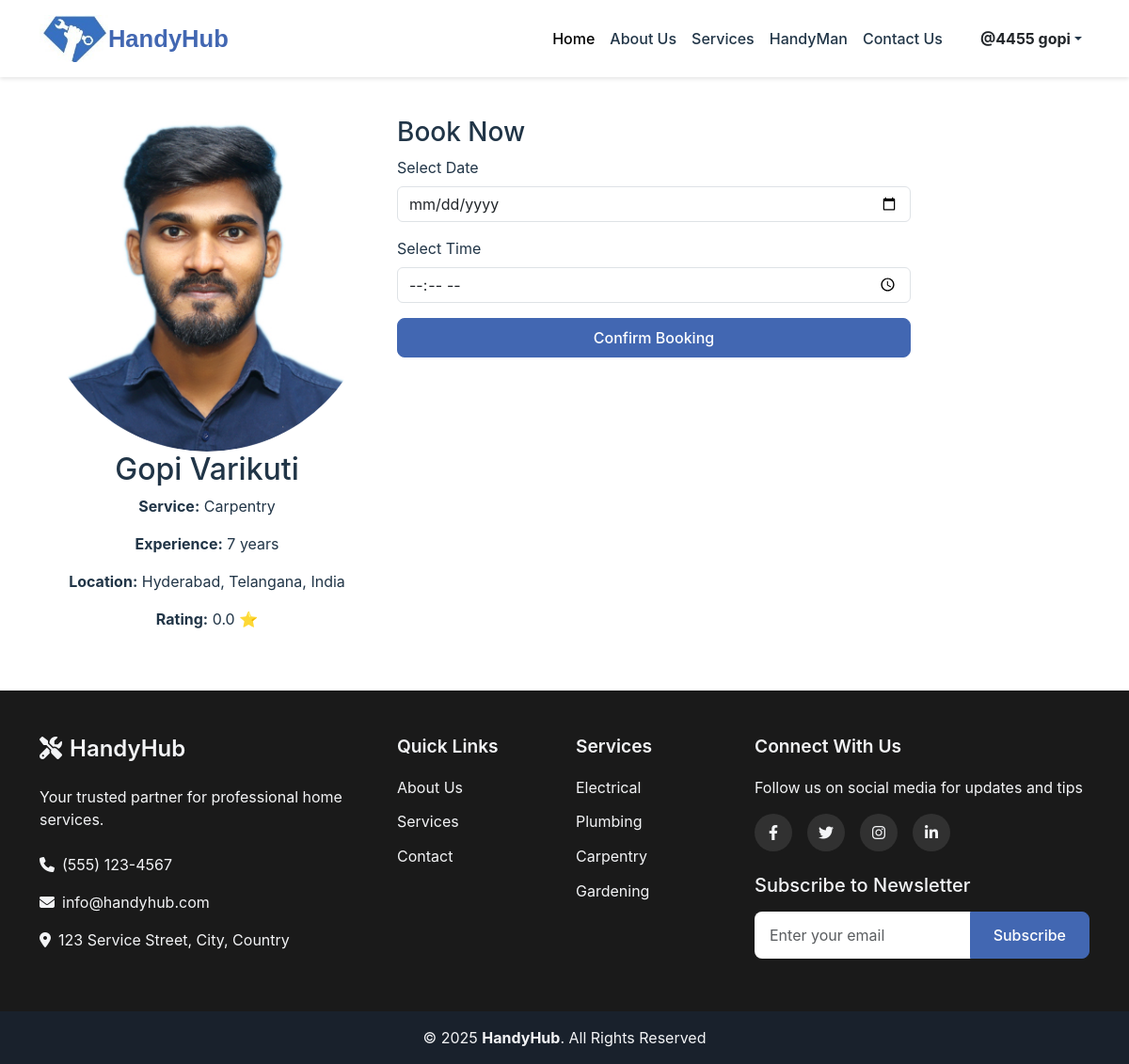
The page /provider/1 (signed in) on the database its author committed.
### Handy/models.py (models this page shows, shortened)
class User(db.Model, UserMixin):
    id = db.Column(db.Integer, primary_key=True)
    first_name = db.Column(db.String(100), nullable=False)
    last_name = db.Column(db.String(100), nullable=False)
    email = db.Column(db.String(120), unique=True, nullable=False)
    phone = db.Column(db.String(15), unique=True, nullable=False)
    address = db.Column(db.String(500), nullable=False)
    role = db.Column(db.String(20), nullable=False)
    image = db.Column(db.String(255), nullable=True, default='default.png')  # Image field
    password_hash = db.Column(db.String(256), nullable=False)
    created_at = db.Column(db.DateTime, default=datetime.utcnow)

class Provider(db.Model, UserMixin):
    id = db.Column(db.Integer, primary_key=True)
    first_name = db.Column(db.String(100), nullable=False)
    last_name = db.Column(db.String(100), nullable=False)
    business_name = db.Column(db.String(100), nullable=False)
    email = db.Column(db.String(120), unique=True, nullable=False)
    phone = db.Column(db.String(15), unique=True, nullable=False)
    password_hash = db.Column(db.String(256), nullable=False)
    service_id = db.Column(db.Integer, db.ForeignKey('service.id'), unique=True, nullable=False)
    service = db.relationship('Service', backref=db.backref('provider', uselist=False))
    service_price = db.Column(db.Float, nullable=True)  # Experience in years
    experience = db.Column(db.Integer, nullable=True)  # Experience in years
    image = db.Column(db.String(255), nullable=True, default='default.png')  # Image field
    location = db.Column(db.String(255), nullable=True)
    rating = db.Column(db.Float, default=0.0)
    role = db.Column(db.String(20), nullable=False)
    created_at = db.Column(db.DateTime, default=datetime.utcnow)

class Service(db.Model):
    id = db.Column(db.Integer, primary_key=True)
    name = db.Column(db.String(100), unique=True, nullable=False)
    description = db.Column(db.Text, nullable=True)

### Handy/views.py (the view)
@views.route('/provider/<int:provider_id>', methods=['GET'])
@login_required
def provider_details(provider_id):
    provider = Provider.query.get_or_404(provider_id)
    return render_template('provider_details.html', provider=provider)

### Handy/templates/provider_details.html
{% extends "base.html" %}
{% block content %}
<div class="container my-5">
    <div class="row">
        <div class="col-md-4 text-center">
            <img src="{{ url_for('static', filename='uploads/providers/' + provider.image) }}" class="img-fluid rounded-circle" alt="{{ provider.first_name }}">
            <h2>{{ provider.first_name }} {{ provider.last_name }}</h2>
            <p><strong>Service:</strong> {{ provider.service.name }}</p>
            <p><strong>Experience:</strong> {{ provider.experience }} years</p>
            <p><strong>Location:</strong> {{ provider.location }}</p>
            <p><strong>Rating:</strong> {{ provider.rating }} ⭐</p>
        </div>
        <div class="col-md-6">
            <h3>Book Now</h3>
            <form action="{{ url_for('views.book_provider', provider_id=provider.id) }}" method="POST">
                <div class="mb-3">
                    <label for="booking_date" class="form-label">Select Date</label>
                    <input type="date" class="form-control" id="booking_date" name="booking_date" required>
                </div>
                <div class="mb-3">
                    <label for="booking_time" class="form-label">Select Time</label>
                    <input type="time" class="form-control" id="booking_time" name="booking_time" required>
                </div>
                <button type="submit" class="btn btn-primary w-100">Confirm Booking</button>
            </form>
        </div>
    </div>
</div>
{% endblock %}

### Handy/templates/base.html (shortened to what this page needs)
<html lang="en">
  <head>
    <link href="https://cdn.jsdelivr.net/npm/bootstrap@5.3.2/dist/css/bootstrap.min.css" rel="stylesheet">
    <link rel="stylesheet" href="{{url_for('static' ,filename='styles.css')}}"/>
    <link rel="stylesheet" href="https://cdnjs.cloudflare.com/ajax/libs/font-awesome/6.1.1/css/all.min.css">
  </head>
  <body>
    <nav class="navbar navbar-expand-lg fixed-top">
      <div class="container">
          <img src="{{ url_for('static', filename='logo.png') }}" alt="HandyHub Logo" class="navbar-logo">
          <a class="navbar-brand" href="/">HandyHub</a>
          <div class="collapse navbar-collapse" id="navbarNav">
            <ul class="navbar-nav ms-auto">
                <li class="nav-item">
                    <a class="nav-link active" href="/">Home</a>
                </li>
                <li class="nav-item">
                    <a class="nav-link" href="{{ url_for('views.about') }}">About Us</a>
                </li>
                <li class="nav-item">
                    <a class="nav-link" href="{{ url_for('views.services') }}">Services</a>
                </li>
                <li class="nav-item">
                    <a class="nav-link" href="{{ url_for('views.handyman') }}">HandyMan</a>
                </li>
                <li class="nav-item">
                    <a class="nav-link" href="{{ url_for('views.contact') }}">Contact Us</a>
                </li>
                {% if current_user.is_authenticated %}
                <li class="nav-item dropdown ms-lg-3">
                    <a class="nav-link dropdown-toggle d-flex align-items-center" href="#" id="profileDropdown" role="button" data-bs-toggle="dropdown" aria-expanded="false">
                        <span class="ms-2 fw-bold fs-6 text-dark">@{{ current_user.first_name }} {{ current_user.last_name }}</span>
                    </a>
                </li>
                {% endif %}
            </ul>
        </div>
      </div>
  </nav>
    {% block content %}{% endblock %}
    <footer class="footer">
      <div class="footer-top py-5">
        <div class="container">
          <div class="row g-4">
            <div class="col-lg-4 col-md-6">
              <div class="footer-info">
                <h3><i class="fas fa-tools me-2"></i>HandyHub</h3>
                <p class="mb-4">Your trusted partner for professional home services.</p>
                <p><i class="fas fa-phone me-2"></i>(555) 123-4567</p>
                <p><i class="fas fa-envelope me-2"></i>info@handyhub.com</p>
                <p><i class="fas fa-map-marker-alt me-2"></i>123 Service Street, City, Country</p>
              </div>
            </div>
            <div class="col-lg-4 col-md-6">
              <div class="row">
                <div class="col-6">
                  <h4>Quick Links</h4>
                  <ul class="footer-links">
                    <li><a href="{{ url_for('views.about') }}">About Us</a></li>
                    <li><a href="{{ url_for('views.services') }}">Services</a></li>
                    <li><a href="{{ url_for('views.contact') }}">Contact</a></li>
                  </ul>
                </div>
                <div class="col-6">
                  <h4>Services</h4>
                  <ul class="footer-links">
                    <li><a href="{{ url_for('views.services') }}#electrical">Electrical</a></li>
                    <li><a href="{{ url_for('views.services') }}#plumbing">Plumbing</a></li>
                    <li><a href="{{ url_for('views.services') }}#carpentry">Carpentry</a></li>
                    <li><a href="{{ url_for('views.services') }}#gardening">Gardening</a></li>
                  </ul>
                </div>
              </div>
            </div>
            <div class="col-lg-4 col-md-12">
              <h4>Connect With Us</h4>
              <p class="mb-3">Follow us on social media for updates and tips</p>
              <div class="social-links mb-4">
                <a href="#" class="facebook"><i class="fa-brands fa-facebook-f"></i></a>
                <a href="#" class="twitter"><i class="fa-brands fa-twitter"></i></a>
                <a href="#" class="instagram"><i class="fa-brands fa-instagram"></i></a>
                <a href="#" class="fa-brands fa-linkedin-in"></a>
              </div>
              <div class="newsletter">
                <h5>Subscribe to Newsletter</h5>
                <div class="input-group">
                  <input type="email" class="form-control" placeholder="Enter your email">
                  <button class="btn btn-primary" type="button">Subscribe</button>
                </div>
              </div>
            </div>
          </div>
        </div>
      </div>
      <div class="footer-bottom py-3">
        <div class="container text-center">
          <div class="copyright">
            © <span id="currentYear">2024</span> <strong>HandyHub</strong>. All Rights Reserved
          </div>
        </div>
      </div>
    </footer>
  </body>
</html>

### Handy/static/styles.css (style rules this page uses)
:root { --primary-color: #4267B2; --secondary-color: #4267B2; --text-color: #213547; --bg-color: #ffffff; --footer-bg: #1f2937; --footer-text: #f3f4f6; }
body { margin: 0; font-family: 'Inter', system-ui, -apple-system, sans-serif; color: var(--text-color); background-color: var(--bg-color); padding-top: 76px; }
.navbar { background-color: var(--bg-color); box-shadow: 0 2px 4px rgba(0,0,0,0.1); padding: 1rem 0; display: flex; justify-content: space-between; }
.navbar-brand { font-family: 'Poppins', sans-serif; font-weight: 600; color:#4267B2; font-size: 1.6rem; text-decoration: none; display: flex; align-items: center; }
.nav-link { font-weight: 500; color: var(--text-color); padding: 0.5rem 1rem; transition: color 0.3s ease; }
.navbar-logo { height: 50px; max-width: 100px; width: auto; }
.footer { background-color: #1a1a1a; color: #fff; }
.footer-top { background-color: #1a1a1a; }
.footer-bottom { background-color: #111; }
.footer { background-color: var(--footer-bg); color: var(--footer-text); }
.footer-top { padding: 60px 0; }
.footer h3 { font-size: 1.5rem; margin-bottom: 1.5rem; font-weight: 600; }
.footer h4 { font-size: 1.2rem; margin-bottom: 1.2rem; font-weight: 600; }
.footer-links { list-style: none; padding: 0; margin: 0; }
.footer-links li { margin-bottom: 0.8rem; }
.footer-links a { color: var(--footer-text); text-decoration: none; transition: color 0.3s ease; display: inline-flex; align-items: center; }
.social-links { display: flex; gap: 1rem; }
.social-links a { display: inline-flex; align-items: center; justify-content: center; width: 40px; height: 40px; border-radius: 50%; background: rgba(255, 255, 255, 0.1); color: var(--footer-text); text-decoration: none; transition: all 0.3s ease; }
.newsletter .input-group { margin-top: 1rem; }
.newsletter .form-control { border-radius: 0.5rem 0 0 0.5rem; border: none; padding: 0.75rem 1rem; }
.newsletter .btn { border-radius: 0 0.5rem 0.5rem 0; padding: 0.75rem 1.5rem; }
.footer-bottom { background: rgba(0, 0, 0, 0.2); padding: 1rem 0; }
.btn { padding: 0.5rem 1.5rem; font-weight: 500; border-radius: 0.5rem; transition: all 0.3s ease; }
.btn-primary { background-color: var(--primary-color); border-color: var(--primary-color); }

### rows shown on the page
User: first_name "4455", last_name "gopi"
Provider: image (picture), first_name "Gopi", last_name "Varikuti", experience "7", location "Hyderabad, Telangana, India", rating "0.0"
Service: service.name "Carpentry"
